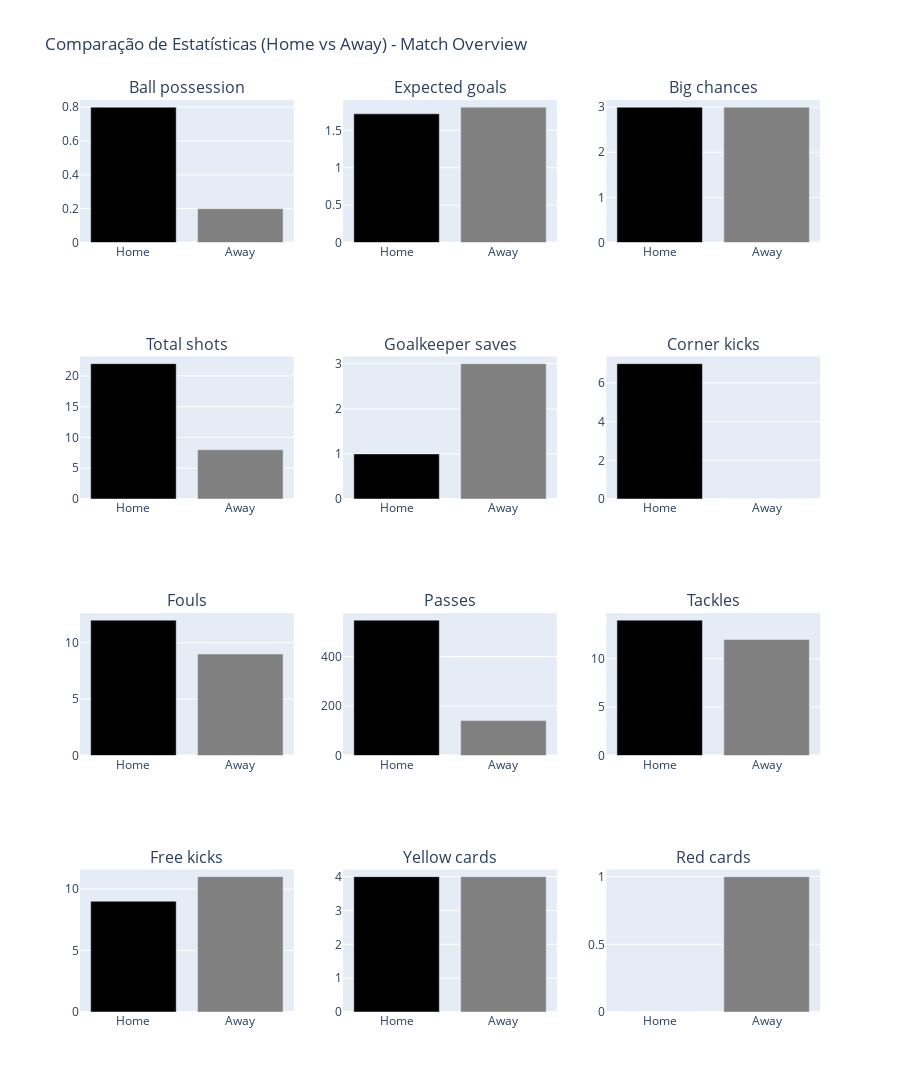

This figure's notebook cell:
### Markdown cell above
## Analisando estatisticas gerais

### Code cell
import plotly.graph_objects as go
from plotly.subplots import make_subplots

# Criando a função para gerar múltiplos gráficos em uma única figura interativa
def create_comparative_bar_charts_single_image_plotly(df_tempo_completo_estatisticas_gerais):
    # Filtrar apenas as linhas onde Group é 'Match overview'
    filtered_df = df_tempo_completo_estatisticas_gerais[df_tempo_completo_estatisticas_gerais['Group'] == 'Match overview']

    num_charts = len(filtered_df)
    cols = 3  # Número de colunas na grade
    rows = (num_charts + cols - 1) // cols  # Calcula o número de linhas necessário

    # Criar subplots
    fig = make_subplots(rows=rows, cols=cols, subplot_titles=filtered_df['Statistics'].tolist())

    # Adicionar cada gráfico à grade de subplots
    for i, (index, row) in enumerate(filtered_df.iterrows()):
        col = (i % cols) + 1
        row_idx = (i // cols) + 1

        fig.add_trace(
            go.Bar(
                x=['Home', 'Away'],
                y=[row['Home'], row['Away']],
                marker_color=['black', 'gray'],
                name=row['Statistics']
            ),
            row=row_idx,
            col=col
        )

    # Atualizar layout
    fig.update_layout(
        height=rows * 300,  # Altura total ajustada ao número de linhas
        width=900,  # Largura fixa
        title_text="Comparação de Estatísticas (Home vs Away) - Match Overview",
        showlegend=False
    )

    # Exibir a figura
    fig.show()

# Gerar os gráficos
create_comparative_bar_charts_single_image_plotly(result)

### Figure 1 — Plotly figure (JSON) as saved in the notebook; plotly's stock layout.template omitted (floating-point values rounded to 4 significant figures)
{"data": [{"marker": {"color": ["black", "gray"]}, "name": "Ball possession", "type": "bar", "x": ["Home", "Away"], "xaxis": "x", "y": [0.8, 0.2], "yaxis": "y"}, {"marker": {"color": ["black", "gray"]}, "name": "Expected goals", "type": "bar", "x": ["Home", "Away"], "xaxis": "x2", "y": [1.72, 1.81], "yaxis": "y2"}, {"marker": {"color": ["black", "gray"]}, "name": "Big chances", "type": "bar", "x": ["Home", "Away"], "xaxis": "x3", "y": [3, 3], "yaxis": "y3"}, {"marker": {"color": ["black", "gray"]}, "name": "Total shots", "type": "bar", "x": ["Home", "Away"], "xaxis": "x4", "y": [22, 8], "yaxis": "y4"}, {"marker": {"color": ["black", "gray"]}, "name": "Goalkeeper saves", "type": "bar", "x": ["Home", "Away"], "xaxis": "x5", "y": [1, 3], "yaxis": "y5"}, {"marker": {"color": ["black", "gray"]}, "name": "Corner kicks", "type": "bar", "x": ["Home", "Away"], "xaxis": "x6", "y": [7, 0], "yaxis": "y6"}, {"marker": {"color": ["black", "gray"]}, "name": "Fouls", "type": "bar", "x": ["Home", "Away"], "xaxis": "x7", "y": [12, 9], "yaxis": "y7"}, {"marker": {"color": ["black", "gray"]}, "name": "Passes", "type": "bar", "x": ["Home", "Away"], "xaxis": "x8", "y": [547, 141], "yaxis": "y8"}, {"marker": {"color": ["black", "gray"]}, "name": "Tackles", "type": "bar", "x": ["Home", "Away"], "xaxis": "x9", "y": [14, 12], "yaxis": "y9"}, {"marker": {"color": ["black", "gray"]}, "name": "Free kicks", "type": "bar", "x": ["Home", "Away"], "xaxis": "x10", "y": [9, 11], "yaxis": "y10"}, {"marker": {"color": ["black", "gray"]}, "name": "Yellow cards", "type": "bar", "x": ["Home", "Away"], "xaxis": "x11", "y": [4, 4], "yaxis": "y11"}, {"marker": {"color": ["black", "gray"]}, "name": "Red cards", "type": "bar", "x": ["Home", "Away"], "xaxis": "x12", "y": [0, 1], "yaxis": "y12"}], "layout": {"annotations": [{"font": {"size": 16}, "showarrow": false, "text": "Ball possession", "x": 0.1444, "xanchor": "center", "xref": "paper", "y": 1, "yanchor": "bottom", "yref": "paper"}, {"font": {"size": 16}, "showarrow": false, "text": "Expected goals", "x": 0.5, "xanchor": "center", "xref": "paper", "y": 1, "yanchor": "bottom", "yref": "paper"}, {"font": {"size": 16}, "showarrow": false, "text": "Big chances", "x": 0.8556, "xanchor": "center", "xref": "paper", "y": 1, "yanchor": "bottom", "yref": "paper"}, {"font": {"size": 16}, "showarrow": false, "text": "Total shots", "x": 0.1444, "xanchor": "center", "xref": "paper", "y": 0.7188, "yanchor": "bottom", "yref": "paper"}, {"font": {"size": 16}, "showarrow": false, "text": "Goalkeeper saves", "x": 0.5, "xanchor": "center", "xref": "paper", "y": 0.7188, "yanchor": "bottom", "yref": "paper"}, {"font": {"size": 16}, "showarrow": false, "text": "Corner kicks", "x": 0.8556, "xanchor": "center", "xref": "paper", "y": 0.7188, "yanchor": "bottom", "yref": "paper"}, {"font": {"size": 16}, "showarrow": false, "text": "Fouls", "x": 0.1444, "xanchor": "center", "xref": "paper", "y": 0.4375, "yanchor": "bottom", "yref": "paper"}, {"font": {"size": 16}, "showarrow": false, "text": "Passes", "x": 0.5, "xanchor": "center", "xref": "paper", "y": 0.4375, "yanchor": "bottom", "yref": "paper"}, {"font": {"size": 16}, "showarrow": false, "text": "Tackles", "x": 0.8556, "xanchor": "center", "xref": "paper", "y": 0.4375, "yanchor": "bottom", "yref": "paper"}, {"font": {"size": 16}, "showarrow": false, "text": "Free kicks", "x": 0.1444, "xanchor": "center", "xref": "paper", "y": 0.1562, "yanchor": "bottom", "yref": "paper"}, {"font": {"size": 16}, "showarrow": false, "text": "Yellow cards", "x": 0.5, "xanchor": "center", "xref": "paper", "y": 0.1562, "yanchor": "bottom", "yref": "paper"}, {"font": {"size": 16}, "showarrow": false, "text": "Red cards", "x": 0.8556, "xanchor": "center", "xref": "paper", "y": 0.1562, "yanchor": "bottom", "yref": "paper"}], "height": 1200, "showlegend": false, "title": {"text": "Comparação de Estatísticas (Home vs Away) - Match Overview"}, "width": 900, "xaxis": {"anchor": "y", "domain": [0, 0.2889]}, "xaxis10": {"anchor": "y10", "domain": [0, 0.2889]}, "xaxis11": {"anchor": "y11", "domain": [0.3556, 0.6444]}, "xaxis12": {"anchor": "y12", "domain": [0.7111, 1]}, "xaxis2": {"anchor": "y2", "domain": [0.3556, 0.6444]}, "xaxis3": {"anchor": "y3", "domain": [0.7111, 1]}, "xaxis4": {"anchor": "y4", "domain": [0, 0.2889]}, "xaxis5": {"anchor": "y5", "domain": [0.3556, 0.6444]}, "xaxis6": {"anchor": "y6", "domain": [0.7111, 1]}, "xaxis7": {"anchor": "y7", "domain": [0, 0.2889]}, "xaxis8": {"anchor": "y8", "domain": [0.3556, 0.6444]}, "xaxis9": {"anchor": "y9", "domain": [0.7111, 1]}, "yaxis": {"anchor": "x", "domain": [0.8438, 1]}, "yaxis10": {"anchor": "x10", "domain": [0, 0.1562]}, "yaxis11": {"anchor": "x11", "domain": [0, 0.1562]}, "yaxis12": {"anchor": "x12", "domain": [0, 0.1562]}, "yaxis2": {"anchor": "x2", "domain": [0.8438, 1]}, "yaxis3": {"anchor": "x3", "domain": [0.8438, 1]}, "yaxis4": {"anchor": "x4", "domain": [0.5625, 0.7188]}, "yaxis5": {"anchor": "x5", "domain": [0.5625, 0.7188]}, "yaxis6": {"anchor": "x6", "domain": [0.5625, 0.7188]}, "yaxis7": {"anchor": "x7", "domain": [0.2812, 0.4375]}, "yaxis8": {"anchor": "x8", "domain": [0.2812, 0.4375]}, "yaxis9": {"anchor": "x9", "domain": [0.2812, 0.4375]}}}
